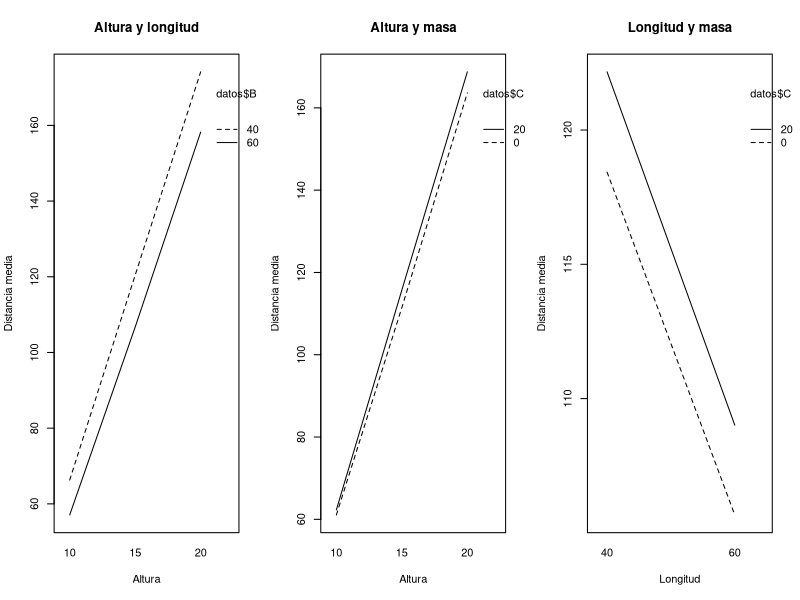
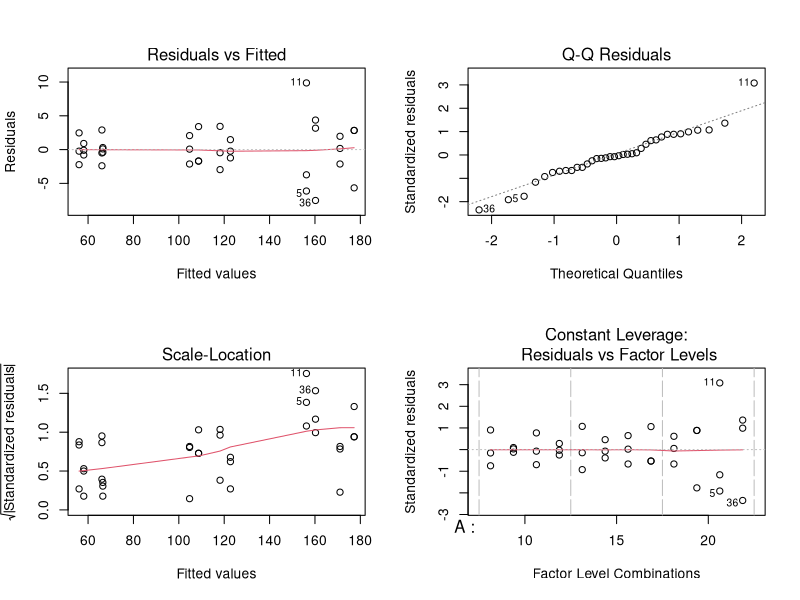
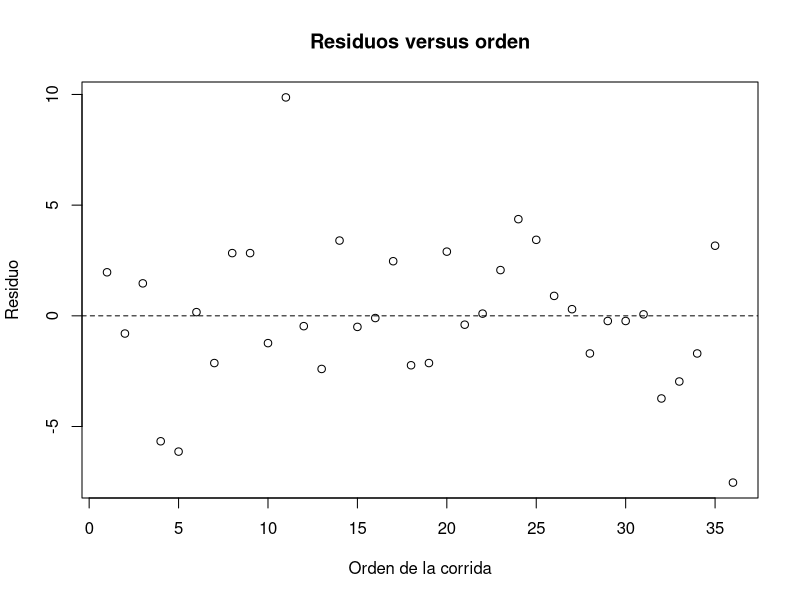
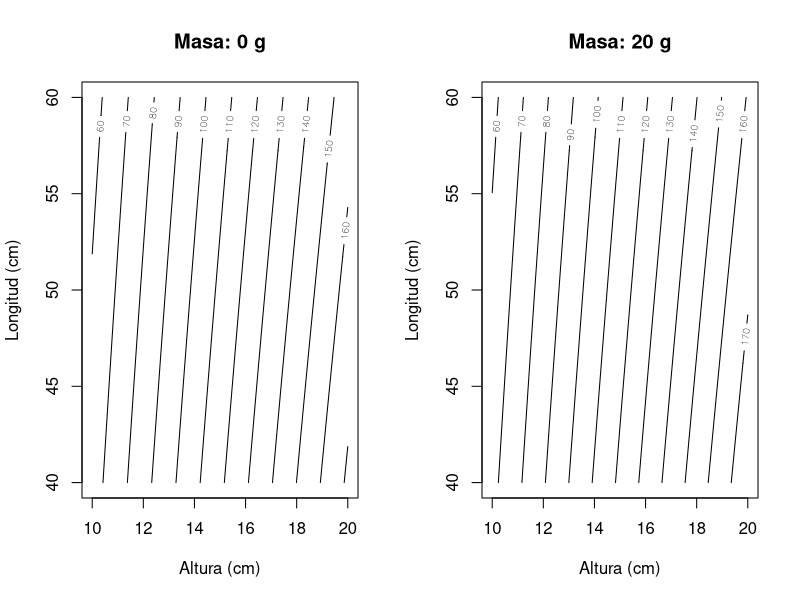

Reproduce these figures in R, in order.
# 1. DISENO DEL EXPERIMENTO
altura <- c(10, 15, 20)
longitud <- c(40, 60)
masa <- c(0, 20)

diseno <- expand.grid(altura = altura, longitud = longitud, masa = masa)
experimento <- diseno[rep(1:nrow(diseno), each = 3), ]
experimento$tratamiento <- rep(1:12, each = 3)
experimento$replica <- rep(1:3, times = 12)

set.seed(25)
experimento <- experimento[sample(1:nrow(experimento)), ]
rownames(experimento) <- NULL
experimento$orden <- 1:36
print(experimento)

# 2. DATOS: 36 CORRIDAS + 3 CONFIRMACIONES
datos_completos <- read.csv("resultados_p3_datos.csv")
datos <- datos_completos[1:36, ]
confirmacion <- datos_completos[37:39, ]

medias <- aggregate(distancia_cm ~ altura + longitud + masa,
                   data = datos, FUN = mean)
print(medias)

# 3. ANOVA FACTORIAL 3 x 2 x 2
datos$A <- factor(datos$altura)
datos$B <- factor(datos$longitud)
datos$C <- factor(datos$masa)

modelo_anova <- aov(distancia_cm ~ A * B * C, data = datos)
print(summary(modelo_anova))

# 4. GRAFICOS DE EFECTOS E INTERACCIONES
png("interacciones.png", width = 1000, height = 350)
par(mfrow = c(1, 3))
interaction.plot(datos$A, datos$B, datos$distancia_cm,
                 xlab = "Altura", ylab = "Distancia media",
                 main = "Altura y longitud")
interaction.plot(datos$A, datos$C, datos$distancia_cm,
                 xlab = "Altura", ylab = "Distancia media",
                 main = "Altura y masa")
interaction.plot(datos$B, datos$C, datos$distancia_cm,
                 xlab = "Longitud", ylab = "Distancia media",
                 main = "Longitud y masa")
dev.off()

# 5. SUPUESTOS DEL ANOVA
png("supuestos_anova.png", width = 850, height = 700)
par(mfrow = c(2, 2))
plot(modelo_anova)
dev.off()
print(shapiro.test(residuals(modelo_anova)))

png("residuos_orden.png", width = 750, height = 450)
plot(datos$orden, residuals(modelo_anova),
     xlab = "Orden de la corrida", ylab = "Residuo",
     main = "Residuos versus orden")
abline(h = 0, lty = 2)
dev.off()

# 6. SUPERFICIE DE RESPUESTA
datos$xA <- (datos$altura - 15) / 5
datos$xB <- (datos$longitud - 50) / 10
datos$xC <- (datos$masa - 10) / 10

modelo_superficie <- lm(distancia_cm ~ xA + xB + xC +
                        I(xA^2) + xA:xB + xA:xC + xB:xC,
                        data = datos)
print(summary(modelo_superficie))

modelo_celdas <- lm(distancia_cm ~ factor(tratamiento), data = datos)
print(anova(modelo_superficie, modelo_celdas))

# 7. OPTIMIZACION DENTRO DE LA REGION ESTUDIADA
print(coef(modelo_superficie)["I(xA^2)"])

opciones <- expand.grid(altura = c(10, 20),
                        longitud = c(40, 60), masa = c(0, 20))
opciones$xA <- (opciones$altura - 15) / 5
opciones$xB <- (opciones$longitud - 50) / 10
opciones$xC <- (opciones$masa - 10) / 10
opciones$prediccion <- predict(modelo_superficie, newdata = opciones)
print(opciones)

mejor <- opciones[which.max(opciones$prediccion), ]
altura_optima <- mejor$altura
longitud_optima <- mejor$longitud
masa_optima <- mejor$masa

cat("\nRESULTADO OPTIMO\n")
cat("Altura:", altura_optima, "cm\n")
cat("Longitud:", longitud_optima, "cm\n")
cat("Masa adicional:", masa_optima, "g\n")
cat("Distancia predicha:", mejor$prediccion, "cm\n")

# 8. GRAFICOS DE CONTORNOS DE LA SUPERFICIE (masa 0 y 20 g)
alturas_grafico <- seq(-1, 1, length.out = 30)
longitudes_grafico <- seq(-1, 1, length.out = 30)

png("superficie_contornos.png", width = 950, height = 450)
par(mfrow = c(1, 2))
for (xc in c(-1, 1)) {
  grilla <- expand.grid(xA = alturas_grafico, xB = longitudes_grafico)
  grilla$xC <- xc
  predicciones <- predict(modelo_superficie, newdata = grilla)
  z <- matrix(predicciones, nrow = 30)
  contour(15 + 5 * alturas_grafico,
          50 + 10 * longitudes_grafico, z,
          xlab = "Altura (cm)", ylab = "Longitud (cm)",
          main = paste("Masa:", 10 + 10 * xc, "g"))
}
dev.off()

# 9. TRES CORRIDAS ADICIONALES PARA CONFIRMAR EL OPTIMO
cat("\nDISTANCIAS DE CONFIRMACION (cm)\n")
print(confirmacion$distancia_cm)
media_confirmacion <- mean(confirmacion$distancia_cm)

punto_confirmacion <- data.frame(
  xA = (confirmacion$altura[1] - 15) / 5,
  xB = (confirmacion$longitud[1] - 50) / 10,
  xC = (confirmacion$masa[1] - 10) / 10
)
prediccion_confirmacion <- predict(modelo_superficie,
                                   newdata = punto_confirmacion)
cat("Promedio de confirmacion:", media_confirmacion, "cm\n")
cat("Prediccion del modelo en ese punto:", prediccion_confirmacion, "cm\n")
cat("Diferencia:", media_confirmacion - prediccion_confirmacion, "cm\n")

if (confirmacion$altura[1] == altura_optima &&
    confirmacion$longitud[1] == longitud_optima &&
    confirmacion$masa[1] == masa_optima) {
  cat("Las corridas adicionales verifican el punto optimo calculado.\n")
} else {
  cat("Atencion: las corridas adicionales no se hicieron exactamente en el optimo.\n")
}
